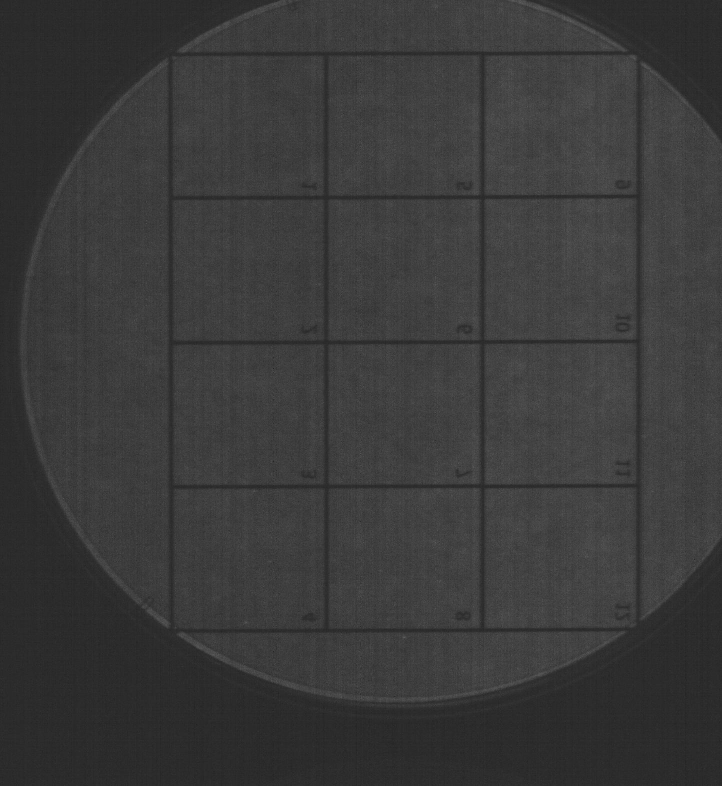
#> input picture hypercube_to_csv.jpg, 1444 x 1572 px, given as the content of the folder hypercube_to_csv.jpg, which was not available (shown at 1/2 size)
$ python crop.py hypercube_to_csv.jpg
#> lines starting #> are read from the running program, lines starting #| are printed output that depends on the picture; pictures that were not available may be replaced by others from this repository, and a replacement may not be noted
'''
    Comments: cropping probably won't be required in this case. since this works with
'''

import os
import sys
from PIL import Image
from skimage.io import imread
import numpy as np
import matplotlib.pyplot as plt

wd = sys.argv[1] #"/scratch2/NSF_GWAS/deeplab/deeplab/dataset/JPEG/EJ/"

class_color = [[0,   0, 0], # 0-background
                         [128, 0, 0], # 1-stem
                         [0, 0, 128], # 2-callus
                         [0, 128, 0], # 3-shoot
                          ]
idx_palette = np.reshape(np.asarray(class_color), (-1))


def cropshrinkIMG(file_path):
#> called with file_path = 'hypercube_to_csv.jpg'
    try:
        if '.jpg' in file_path:
            file_in = Image.open(file_path).convert("RGB")
#> file_in is the input picture: PIL image 1444x1572 RGB; min 14, max 115, mean 58.1
            file_path = file_path.replace('rgb', 'rgb_cropped')
        elif '.png' in file_path: # for labels -- probably won't be needed
            file_in = imread(file_path, pilmode='P')
            file_in = Image.fromarray(file_in)
            file_path = file_path.replace('segment', 'segment_cropped')
        else:
            raise Exception(file_path.split('.')[-1]+' file type not supported!')

        file_in = file_in.resize((900,900))
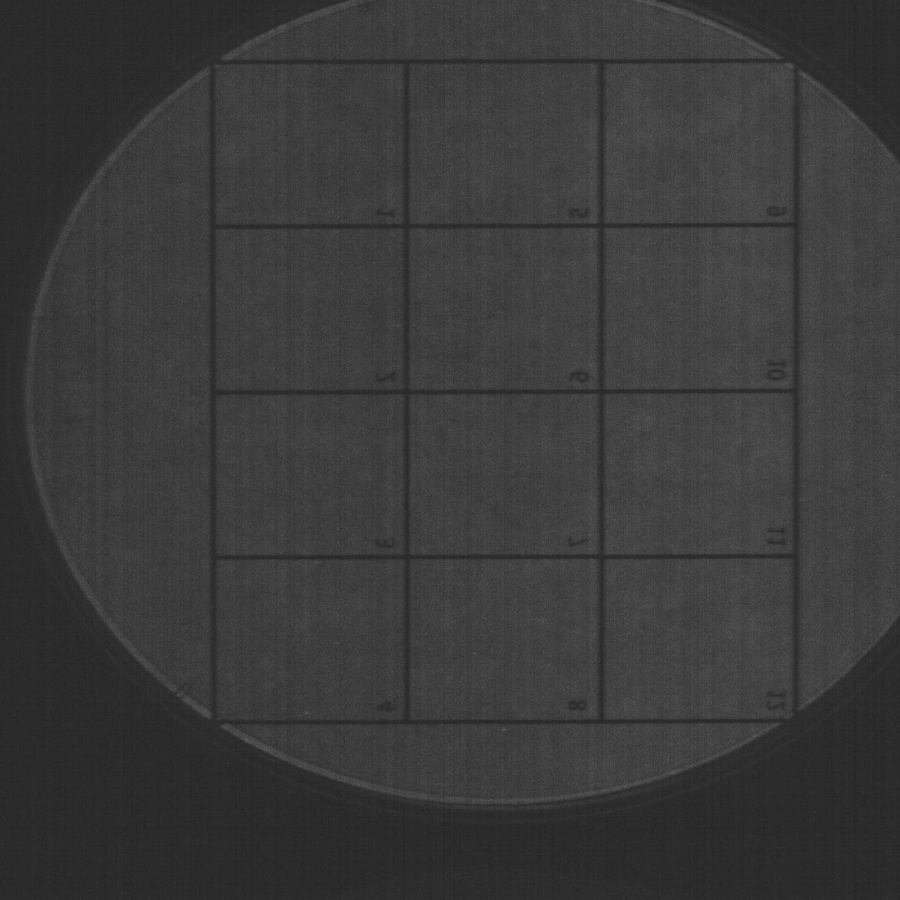
#> file_in: PIL image 900x900 RGB; min 35, max 95, mean 58.1
        file_in = file_in.rotate(270)
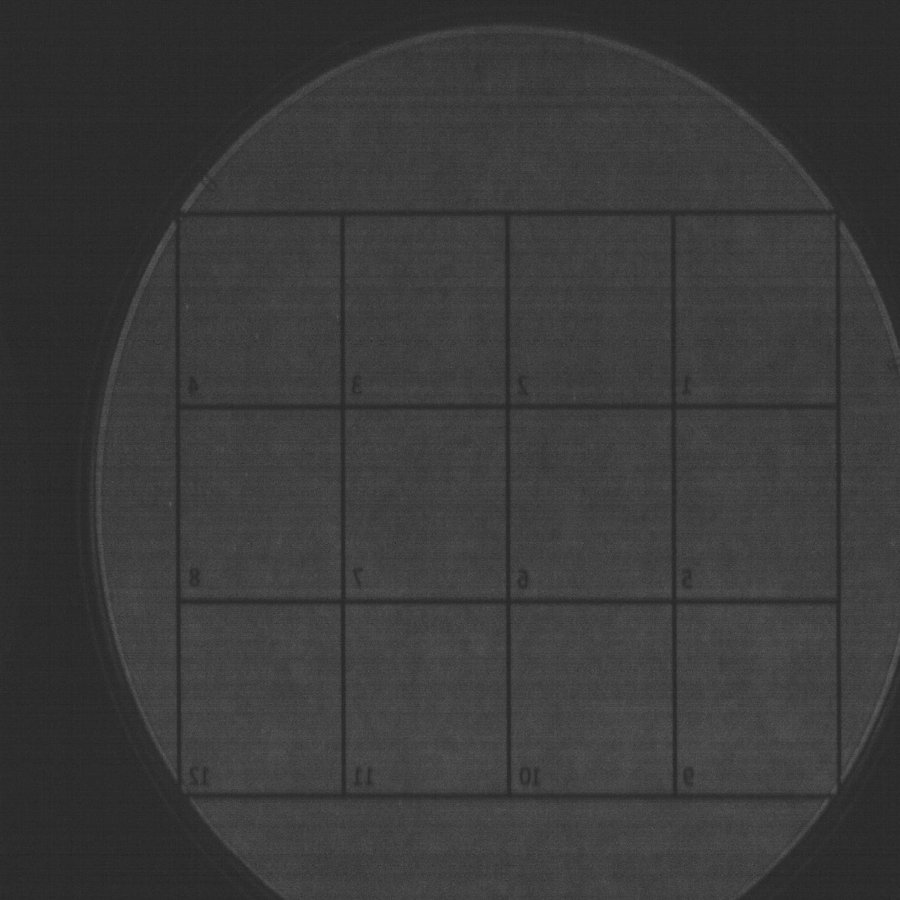
#> file_in: PIL image 900x900 RGB; min 35, max 95, mean 58.1
        file_in = file_in.crop((0, 150, 900, 750))
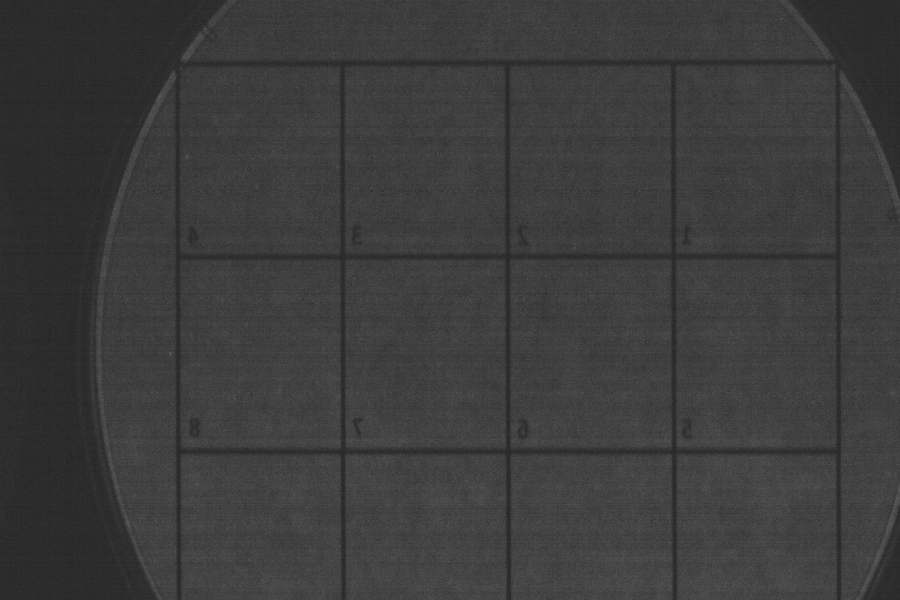
#> file_in: PIL image 900x600 RGB; min 35, max 95, mean 60.2

        if '.png' in file_path:
            file_in.putpalette(list(idx_palette))

        file_in.save(file_path)
    except:
        print('Corrupt ' + str(file_path))

def croploop(wd):
    file_list = os.listdir(wd)
    os.chdir(wd)
    file_list = [x for x in file_list if '.png' in x] + [x for x in file_list if '.jpg' in x]
    for file in file_list:
        cropshrinkIMG(file)

def main(wd):
    croploop(wd)

if __name__ == "__main__":
    main(wd = wd)
